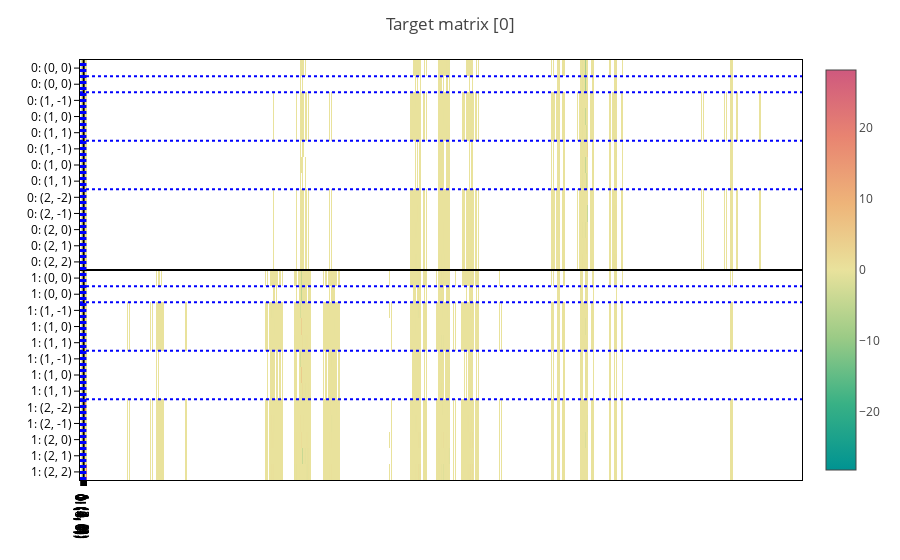
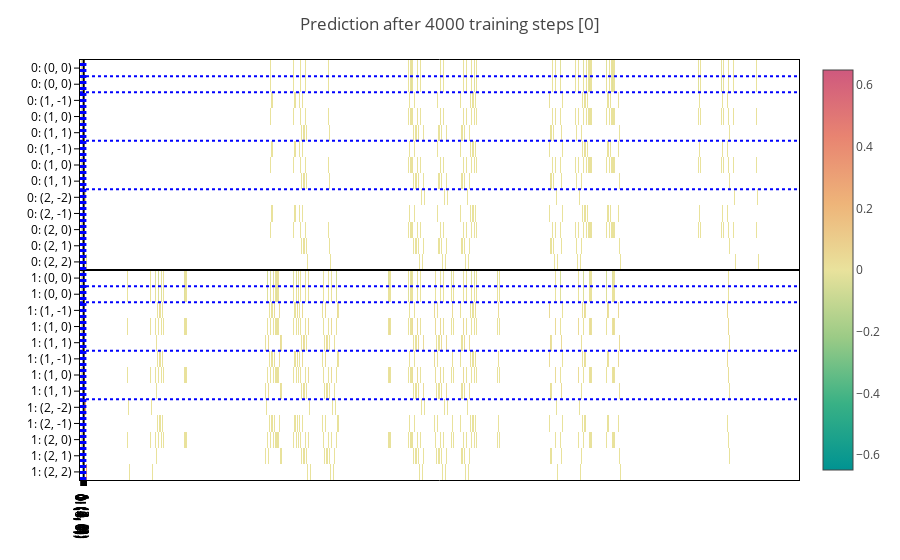

Notebook code cell kept with these figures, in order:
### Code cell
plot_matrices(data, title=f"Target matrix", show=0)
plot_matrices(
    data,
    predictions={
        "node_labels": step_predictions[0],
        "edge_labels": step_predictions[1],
    },
    title=f"Prediction after {n_steps} training steps",
    show=0,
)

### Figure 1 — Plotly figure (JSON) as saved in the notebook; plotly's stock layout.template omitted (floating-point values rounded to 4 significant figures; data arrays with more than 128 entries replaced by an {"elided": "..."} marker saying what was removed)
{"data": [{"coloraxis": "coloraxis", "hovertemplate": "x: %{x}<br>y: %{y}<br>color: %{z}<extra></extra>", "name": "0", "texttemplate": "%{z:.2f}", "type": "heatmap", "xaxis": "x", "yaxis": "y", "z": {"elided": "26x3250 float values"}}], "layout": {"coloraxis": {"cmid": 0, "colorscale": [[0, "rgb(0, 147, 146)"], [0.1667, "rgb(57, 177, 133)"], [0.3333, "rgb(156, 203, 134)"], [0.5, "rgb(233, 226, 156)"], [0.6667, "rgb(238, 180, 121)"], [0.8333, "rgb(232, 132, 113)"], [1, "rgb(207, 89, 126)"]]}, "margin": {"t": 60}, "shapes": [{"line": {"color": "black"}, "type": "line", "x0": 0, "x1": 1, "xref": "x domain", "y0": 12.5, "y1": 12.5, "yref": "y"}, {"line": {"color": "black"}, "type": "line", "x0": 12.5, "x1": 12.5, "xref": "x", "y0": 0, "y1": 1, "yref": "y domain"}, {"line": {"color": "blue", "dash": "dot"}, "type": "line", "x0": 0, "x1": 1, "xref": "x domain", "y0": 0.5, "y1": 0.5, "yref": "y"}, {"line": {"color": "blue", "dash": "dot"}, "type": "line", "x0": 0.5, "x1": 0.5, "xref": "x", "y0": 0, "y1": 1, "yref": "y domain"}, {"line": {"color": "blue", "dash": "dot"}, "type": "line", "x0": 0, "x1": 1, "xref": "x domain", "y0": 1.5, "y1": 1.5, "yref": "y"}, {"line": {"color": "blue", "dash": "dot"}, "type": "line", "x0": 1.5, "x1": 1.5, "xref": "x", "y0": 0, "y1": 1, "yref": "y domain"}, {"line": {"color": "blue", "dash": "dot"}, "type": "line", "x0": 0, "x1": 1, "xref": "x domain", "y0": 4.5, "y1": 4.5, "yref": "y"}, {"line": {"color": "blue", "dash": "dot"}, "type": "line", "x0": 4.5, "x1": 4.5, "xref": "x", "y0": 0, "y1": 1, "yref": "y domain"}, {"line": {"color": "blue", "dash": "dot"}, "type": "line", "x0": 0, "x1": 1, "xref": "x domain", "y0": 7.5, "y1": 7.5, "yref": "y"}, {"line": {"color": "blue", "dash": "dot"}, "type": "line", "x0": 7.5, "x1": 7.5, "xref": "x", "y0": 0, "y1": 1, "yref": "y domain"}, {"line": {"color": "blue", "dash": "dot"}, "type": "line", "x0": 0, "x1": 1, "xref": "x domain", "y0": 13.5, "y1": 13.5, "yref": "y"}, {"line": {"color": "blue", "dash": "dot"}, "type": "line", "x0": 13.5, "x1": 13.5, "xref": "x", "y0": 0, "y1": 1, "yref": "y domain"}, {"line": {"color": "blue", "dash": "dot"}, "type": "line", "x0": 0, "x1": 1, "xref": "x domain", "y0": 14.5, "y1": 14.5, "yref": "y"}, {"line": {"color": "blue", "dash": "dot"}, "type": "line", "x0": 14.5, "x1": 14.5, "xref": "x", "y0": 0, "y1": 1, "yref": "y domain"}, {"line": {"color": "blue", "dash": "dot"}, "type": "line", "x0": 0, "x1": 1, "xref": "x domain", "y0": 17.5, "y1": 17.5, "yref": "y"}, {"line": {"color": "blue", "dash": "dot"}, "type": "line", "x0": 17.5, "x1": 17.5, "xref": "x", "y0": 0, "y1": 1, "yref": "y domain"}, {"line": {"color": "blue", "dash": "dot"}, "type": "line", "x0": 0, "x1": 1, "xref": "x domain", "y0": 20.5, "y1": 20.5, "yref": "y"}, {"line": {"color": "blue", "dash": "dot"}, "type": "line", "x0": 20.5, "x1": 20.5, "xref": "x", "y0": 0, "y1": 1, "yref": "y domain"}], "title": {"text": "Target matrix [0]"}, "xaxis": {"anchor": "y", "domain": [0, 1], "ticktext": ["0: (0, 0)", "0: (0, 0)", "0: (1, -1)", "0: (1, 0)", "0: (1, 1)", "0: (1, -1)", "0: (1, 0)", "0: (1, 1)", "0: (2, -2)", "0: (2, -1)", "0: (2, 0)", "0: (2, 1)", "0: (2, 2)", "1: (0, 0)", "1: (0, 0)", "1: (1, -1)", "1: (1, 0)", "1: (1, 1)", "1: (1, -1)", "1: (1, 0)", "1: (1, 1)", "1: (2, -2)", "1: (2, -1)", "1: (2, 0)", "1: (2, 1)", "1: (2, 2)"], "tickvals": [0, 1, 2, 3, 4, 5, 6, 7, 8, 9, 10, 11, 12, 13, 14, 15, 16, 17, 18, 19, 20, 21, 22, 23, 24, 25]}, "yaxis": {"anchor": "x", "autorange": "reversed", "domain": [0, 1], "ticktext": ["0: (0, 0)", "0: (0, 0)", "0: (1, -1)", "0: (1, 0)", "0: (1, 1)", "0: (1, -1)", "0: (1, 0)", "0: (1, 1)", "0: (2, -2)", "0: (2, -1)", "0: (2, 0)", "0: (2, 1)", "0: (2, 2)", "1: (0, 0)", "1: (0, 0)", "1: (1, -1)", "1: (1, 0)", "1: (1, 1)", "1: (1, -1)", "1: (1, 0)", "1: (1, 1)", "1: (2, -2)", "1: (2, -1)", "1: (2, 0)", "1: (2, 1)", "1: (2, 2)"], "tickvals": [0, 1, 2, 3, 4, 5, 6, 7, 8, 9, 10, 11, 12, 13, 14, 15, 16, 17, 18, 19, 20, 21, 22, 23, 24, 25]}}}

### Figure 2 — Plotly figure (JSON) as saved in the notebook; plotly's stock layout.template omitted (floating-point values rounded to 4 significant figures; data arrays with more than 128 entries replaced by an {"elided": "..."} marker saying what was removed)
{"data": [{"coloraxis": "coloraxis", "hovertemplate": "x: %{x}<br>y: %{y}<br>color: %{z}<extra></extra>", "name": "0", "texttemplate": "%{z:.2f}", "type": "heatmap", "xaxis": "x", "yaxis": "y", "z": {"elided": "26x3250 float values"}}], "layout": {"coloraxis": {"cmid": 0, "colorscale": [[0, "rgb(0, 147, 146)"], [0.1667, "rgb(57, 177, 133)"], [0.3333, "rgb(156, 203, 134)"], [0.5, "rgb(233, 226, 156)"], [0.6667, "rgb(238, 180, 121)"], [0.8333, "rgb(232, 132, 113)"], [1, "rgb(207, 89, 126)"]]}, "margin": {"t": 60}, "shapes": [{"line": {"color": "black"}, "type": "line", "x0": 0, "x1": 1, "xref": "x domain", "y0": 12.5, "y1": 12.5, "yref": "y"}, {"line": {"color": "black"}, "type": "line", "x0": 12.5, "x1": 12.5, "xref": "x", "y0": 0, "y1": 1, "yref": "y domain"}, {"line": {"color": "blue", "dash": "dot"}, "type": "line", "x0": 0, "x1": 1, "xref": "x domain", "y0": 0.5, "y1": 0.5, "yref": "y"}, {"line": {"color": "blue", "dash": "dot"}, "type": "line", "x0": 0.5, "x1": 0.5, "xref": "x", "y0": 0, "y1": 1, "yref": "y domain"}, {"line": {"color": "blue", "dash": "dot"}, "type": "line", "x0": 0, "x1": 1, "xref": "x domain", "y0": 1.5, "y1": 1.5, "yref": "y"}, {"line": {"color": "blue", "dash": "dot"}, "type": "line", "x0": 1.5, "x1": 1.5, "xref": "x", "y0": 0, "y1": 1, "yref": "y domain"}, {"line": {"color": "blue", "dash": "dot"}, "type": "line", "x0": 0, "x1": 1, "xref": "x domain", "y0": 4.5, "y1": 4.5, "yref": "y"}, {"line": {"color": "blue", "dash": "dot"}, "type": "line", "x0": 4.5, "x1": 4.5, "xref": "x", "y0": 0, "y1": 1, "yref": "y domain"}, {"line": {"color": "blue", "dash": "dot"}, "type": "line", "x0": 0, "x1": 1, "xref": "x domain", "y0": 7.5, "y1": 7.5, "yref": "y"}, {"line": {"color": "blue", "dash": "dot"}, "type": "line", "x0": 7.5, "x1": 7.5, "xref": "x", "y0": 0, "y1": 1, "yref": "y domain"}, {"line": {"color": "blue", "dash": "dot"}, "type": "line", "x0": 0, "x1": 1, "xref": "x domain", "y0": 13.5, "y1": 13.5, "yref": "y"}, {"line": {"color": "blue", "dash": "dot"}, "type": "line", "x0": 13.5, "x1": 13.5, "xref": "x", "y0": 0, "y1": 1, "yref": "y domain"}, {"line": {"color": "blue", "dash": "dot"}, "type": "line", "x0": 0, "x1": 1, "xref": "x domain", "y0": 14.5, "y1": 14.5, "yref": "y"}, {"line": {"color": "blue", "dash": "dot"}, "type": "line", "x0": 14.5, "x1": 14.5, "xref": "x", "y0": 0, "y1": 1, "yref": "y domain"}, {"line": {"color": "blue", "dash": "dot"}, "type": "line", "x0": 0, "x1": 1, "xref": "x domain", "y0": 17.5, "y1": 17.5, "yref": "y"}, {"line": {"color": "blue", "dash": "dot"}, "type": "line", "x0": 17.5, "x1": 17.5, "xref": "x", "y0": 0, "y1": 1, "yref": "y domain"}, {"line": {"color": "blue", "dash": "dot"}, "type": "line", "x0": 0, "x1": 1, "xref": "x domain", "y0": 20.5, "y1": 20.5, "yref": "y"}, {"line": {"color": "blue", "dash": "dot"}, "type": "line", "x0": 20.5, "x1": 20.5, "xref": "x", "y0": 0, "y1": 1, "yref": "y domain"}], "title": {"text": "Prediction after 4000 training steps [0]"}, "xaxis": {"anchor": "y", "domain": [0, 1], "ticktext": ["0: (0, 0)", "0: (0, 0)", "0: (1, -1)", "0: (1, 0)", "0: (1, 1)", "0: (1, -1)", "0: (1, 0)", "0: (1, 1)", "0: (2, -2)", "0: (2, -1)", "0: (2, 0)", "0: (2, 1)", "0: (2, 2)", "1: (0, 0)", "1: (0, 0)", "1: (1, -1)", "1: (1, 0)", "1: (1, 1)", "1: (1, -1)", "1: (1, 0)", "1: (1, 1)", "1: (2, -2)", "1: (2, -1)", "1: (2, 0)", "1: (2, 1)", "1: (2, 2)"], "tickvals": [0, 1, 2, 3, 4, 5, 6, 7, 8, 9, 10, 11, 12, 13, 14, 15, 16, 17, 18, 19, 20, 21, 22, 23, 24, 25]}, "yaxis": {"anchor": "x", "autorange": "reversed", "domain": [0, 1], "ticktext": ["0: (0, 0)", "0: (0, 0)", "0: (1, -1)", "0: (1, 0)", "0: (1, 1)", "0: (1, -1)", "0: (1, 0)", "0: (1, 1)", "0: (2, -2)", "0: (2, -1)", "0: (2, 0)", "0: (2, 1)", "0: (2, 2)", "1: (0, 0)", "1: (0, 0)", "1: (1, -1)", "1: (1, 0)", "1: (1, 1)", "1: (1, -1)", "1: (1, 0)", "1: (1, 1)", "1: (2, -2)", "1: (2, -1)", "1: (2, 0)", "1: (2, 1)", "1: (2, 2)"], "tickvals": [0, 1, 2, 3, 4, 5, 6, 7, 8, 9, 10, 11, 12, 13, 14, 15, 16, 17, 18, 19, 20, 21, 22, 23, 24, 25]}}}
